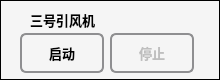
    <widget class="QFrame" name="frame_12">
     <property name="geometry">
      <rect>
       <x>1390</x>
       <y>2060</y>
       <width>220</width>
       <height>80</height>
      </rect>
     </property>
     <property name="sizePolicy">
      <sizepolicy hsizetype="Fixed" vsizetype="Preferred">
       <horstretch>0</horstretch>
       <verstretch>0</verstretch>
      </sizepolicy>
     </property>
     <property name="minimumSize">
      <size>
       <width>220</width>
       <height>80</height>
      </size>
     </property>
     <property name="styleSheet">
      <string notr="true">background-color: rgb(245, 245, 245);</string>
     </property>
     <property name="frameShape">
      <enum>QFrame::Box</enum>
     </property>
     <property name="frameShadow">
      <enum>QFrame::Plain</enum>
     </property>
     <widget class="QLabel" name="label_37">
      <property name="geometry">
       <rect>
        <x>30</x>
        <y>10</y>
        <width>80</width>
        <height>20</height>
       </rect>
      </property>
      <property name="font">
       <font>
        <pointsize>10</pointsize>
        <weight>75</weight>
        <bold>true</bold>
       </font>
      </property>
      <property name="text">
       <string>三号引风机</string>
      </property>
     </widget>
     <widget class="QLabel" name="fan_three_state_label">
      <property name="geometry">
       <rect>
        <x>130</x>
        <y>10</y>
        <width>45</width>
        <height>20</height>
       </rect>
      </property>
      <property name="text">
       <string/>
      </property>
      <property name="alignment">
       <set>Qt::AlignCenter</set>
      </property>
     </widget>
     <widget class="QPushButton" name="startFanThreeButton">
      <property name="geometry">
       <rect>
        <x>20</x>
        <y>33</y>
        <width>84</width>
        <height>40</height>
       </rect>
      </property>
      <property name="font">
       <font>
        <pointsize>10</pointsize>
        <weight>75</weight>
        <bold>true</bold>
       </font>
      </property>
      <property name="styleSheet">
       <string notr="true">QPushButton {
    border: 2px solid #8f8f91;
    border-radius: 6px;
    background-color: qlineargradient(x1: 0, y1: 0, x2: 0, y2: 1,
                                      stop: 0 #f6f7fa, stop: 1 #dadbde);
    min-width: 80px;
}

QPushButton:pressed {
    background-color: qlineargradient(x1: 0, y1: 0, x2: 0, y2: 1,
                                      stop: 0 #dadbde, stop: 1 #f6f7fa);
}

QPushButton:flat {
    border: none; /* no border for a flat push button */
}

QPushButton:default {
    border-color: navy; /* make the default button prominent */
}</string>
      </property>
      <property name="text">
       <string>启动</string>
      </property>
      <property name="flat">
       <bool>false</bool>
      </property>
     </widget>
     <widget class="QPushButton" name="stopFanThreeButton">
      <property name="enabled">
       <bool>false</bool>
      </property>
      <property name="geometry">
       <rect>
        <x>110</x>
        <y>33</y>
        <width>84</width>
        <height>40</height>
       </rect>
      </property>
      <property name="font">
       <font>
        <pointsize>10</pointsize>
        <weight>75</weight>
        <bold>true</bold>
       </font>
      </property>
      <property name="styleSheet">
       <string notr="true">QPushButton {
    border: 2px solid #8f8f91;
    border-radius: 6px;
    background-color: qlineargradient(x1: 0, y1: 0, x2: 0, y2: 1,
                                      stop: 0 #f6f7fa, stop: 1 #dadbde);
    min-width: 80px;
}

QPushButton:pressed {
    background-color: qlineargradient(x1: 0, y1: 0, x2: 0, y2: 1,
                                      stop: 0 #dadbde, stop: 1 #f6f7fa);
}

QPushButton:flat {
    border: none; /* no border for a flat push button */
}

QPushButton:default {
    border-color: navy; /* make the default button prominent */
}</string>
      </property>
      <property name="text">
       <string>停止</string>
      </property>
      <property name="flat">
       <bool>false</bool>
      </property>
     </widget>
    </widget>
